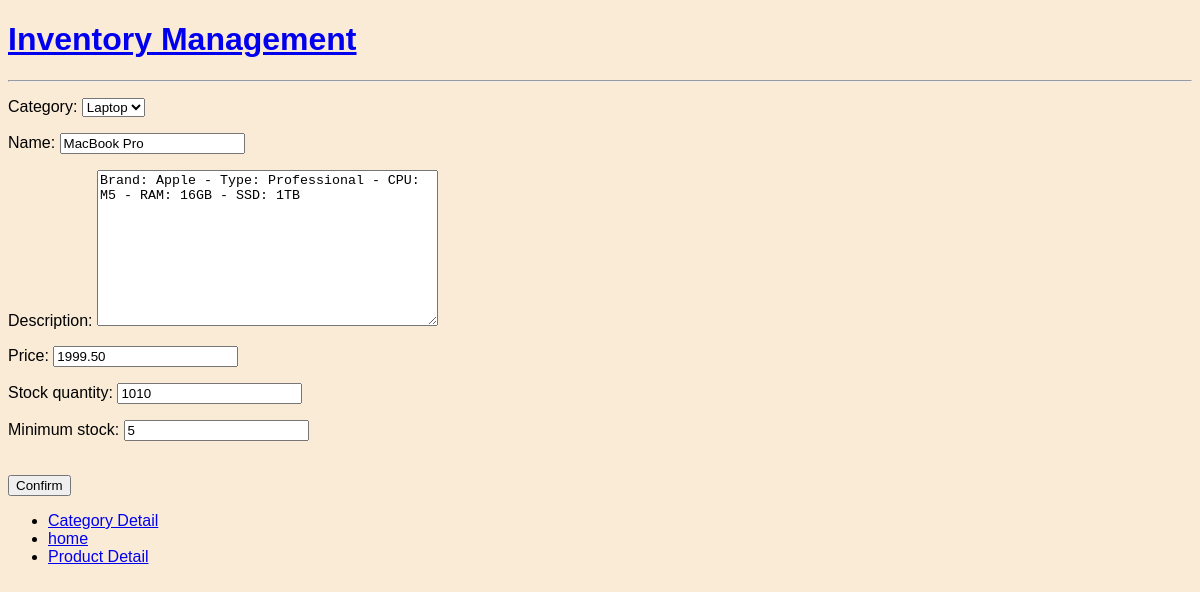
The app's page /product_update/1/, older data.
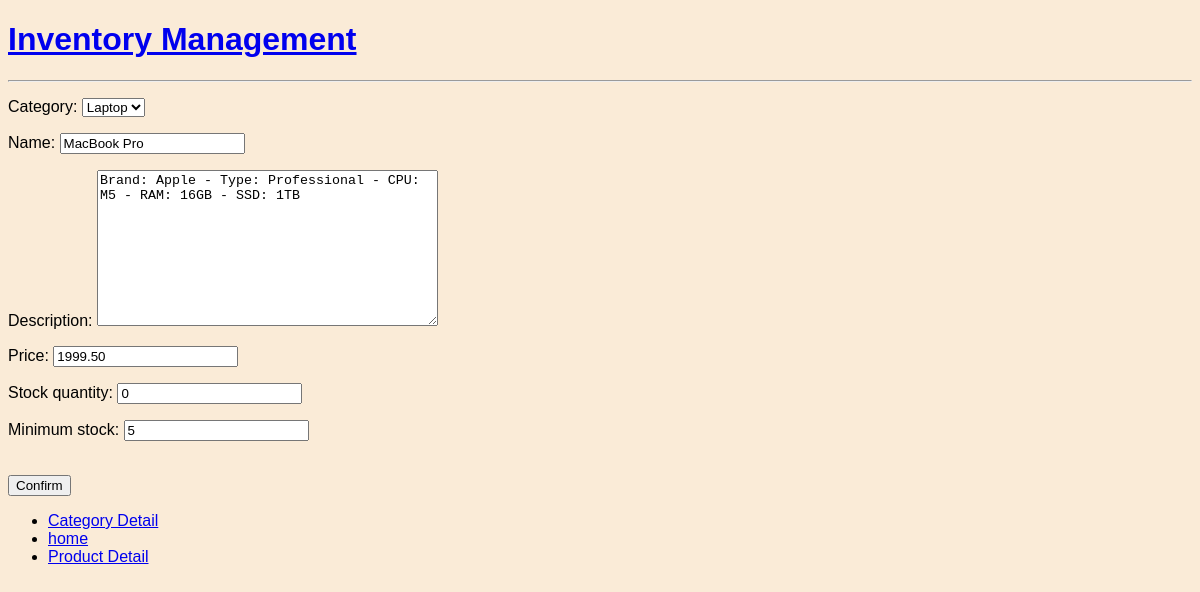
The same page, newer data.
### stock/models.py (models this page shows, shortened)
class Product(models.Model):
    category = models.ForeignKey(Category, on_delete=models.CASCADE)
    name = models.CharField(max_length=255)
    description = models.TextField(null=True, blank=True)
    price = models.DecimalField(max_digits=10, decimal_places=2)
    stock_quantity = models.PositiveIntegerField(default=0)
    minimum_stock = models.PositiveIntegerField(default=5)
    created_at = models.DateTimeField(auto_now_add=True)
    updated_at = models.DateTimeField(auto_now=True)

### stock/views.py (the view)
# urls.py: path('product_update/<int:pk>/', views.product_update, name='product_update'),
def product_update(request, pk):
    product = get_object_or_404(Product, pk=pk)
    category_id = product.category.id
    form = ProductForm(request.POST or None, instance=product)
    if form.is_valid():
        form.save()
        return redirect('category_detail', pk=category_id)
    return render(request, 'create_product.html', {'product':product, 'form':form, 'category':product.category})

### stock/forms.py
class ProductForm(forms.ModelForm):
    class Meta:
        model = Product
        fields = ['category', 'name', 'description', 'price', 'stock_quantity', 'minimum_stock']

### stock/models.py (called while the page is built)
    def __str__(self):
        return self.name

### templates/create_product.html (shortened to what this page needs)
{% extends 'main.html' %}
{% block content %}
<form method="post" action="">
    {{ form.as_p }}
    <br>
    <button type="submit">Confirm</button>
</form>
    <ul>
        <li><a href="{% url 'category_detail' category.id %}">Category Detail</a></li>
        <li><a href="{% url 'home' %}">home</a></li>
        {% for product in category.product_set.all %}
        <li><a href="{% url 'product_detail' product.id %}">Product Detail</a></li>
        {% endfor %}
    </ul>
{% endblock content %}

Row changes from the older to the newer data that the page shows:
changed Product "Laptop": stock_quantity "1010" → "0"
